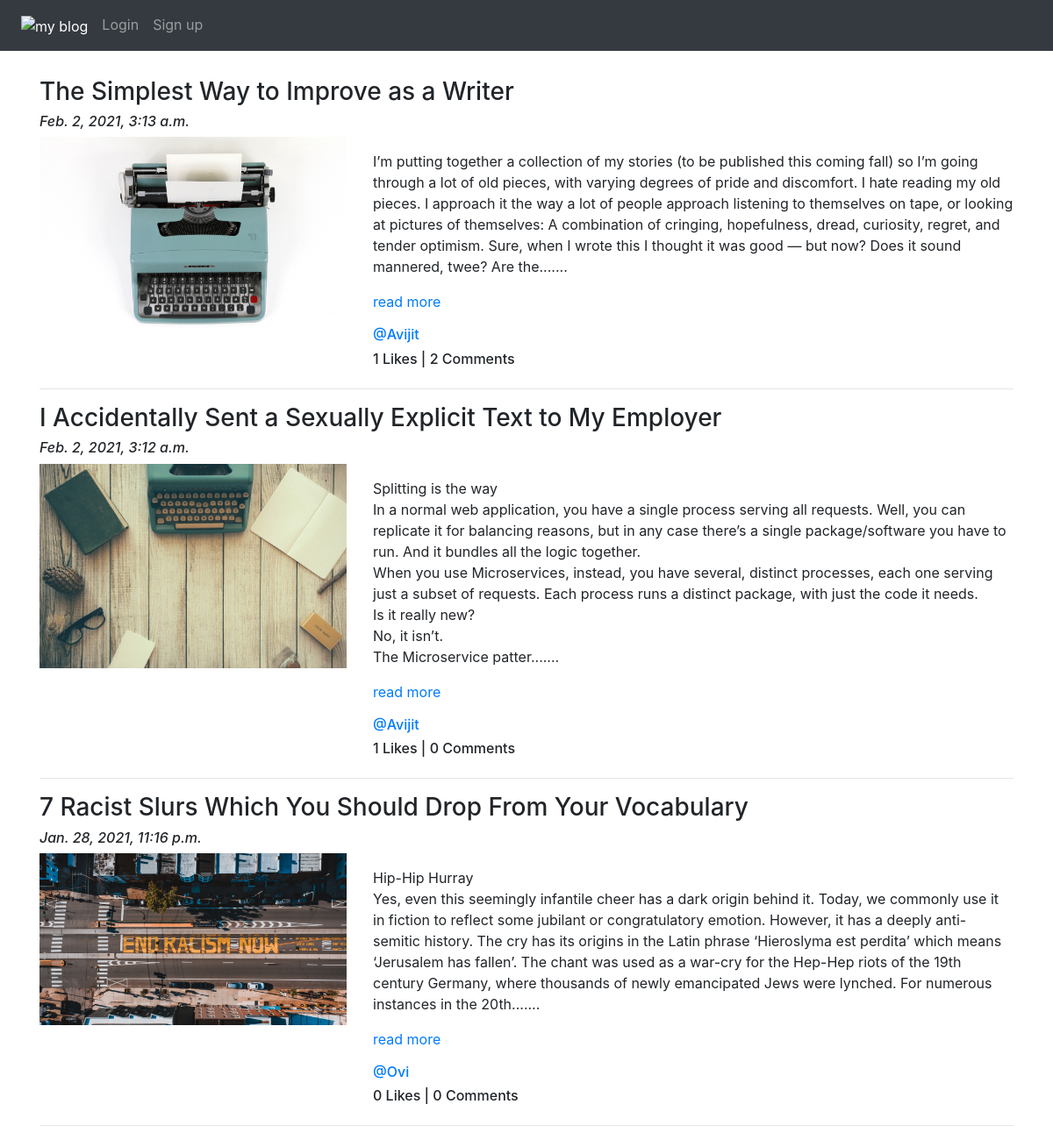
Screenshot of /blog/ with the database file from the repository.
### blogapp/models.py (models this page shows, shortened)
class Blog(models.Model):
    author = models.ForeignKey(User, related_name='post_author', on_delete=models.CASCADE)
    blog_title = models.CharField(max_length=250, verbose_name="Put a title")
    blog_content = models.TextField(verbose_name="Write your blog")
    slug = models.SlugField(max_length=250, unique=True)
    blog_image = models.ImageField(upload_to='blog_image', verbose_name="Image")
    publish_date = models.DateTimeField(auto_now_add=True)
    update_date = models.DateTimeField(auto_now=True)
    class Meta:
        ordering = ('-publish_date',)

### blogapp/views.py (the view)
# urls.py: path('', views.BlogList.as_view() , name="blog_list"),
class BlogList(ListView):
    context_object_name = 'blogs'
    model = Blog
    template_name = 'blogapp/blog_list.html'

### blogapp/templatetags/custom_filter.py (called while the page is built)
def range_filter(value):
    return value[0:500] + "......."

### templates/blogapp/blog_list.html (shortened to what this page needs)
{% extends 'base.html' %}
{% load custom_filter %}
{% block body_block %}
{% for blog in blogs %}
<h3> {{ blog.blog_title }} </h3>
<h6> <i>{{ blog.publish_date }}</i> </h6>
<div class="row">
    <div class="col-sm-4">
        <img src="/media/{{ blog.blog_image }}" alt="{{ blog.blog_title }}" title="{{blog.blog_title}}" width="100%">
    </div>
    <div class="col-sm-8">
        <p> {{ blog.blog_content|range_filter|linebreaks }} <a href="{% url 'blogapp:blog_details' slug=blog.slug %}">read more</a> </p>
        <h6><a href="{% url 'blogapp:about_profile' %}"> @{{ blog.author }}</a></h6>
        <h6>{{ blog.liked_blog.count }} Likes | {{ blog.blog_comment.count }} Comments</h6>
    </div>
</div>
<hr>
{% endfor %}
{% endblock %}

### templates/base.html (shortened to what this page needs)
<!DOCTYPE html>
<html lang="en">
<head>
    <link rel="stylesheet" href="https://maxcdn.bootstrapcdn.com/bootstrap/4.0.0/css/bootstrap.min.css"
>
    <link href="https://maxcdn.bootstrapcdn.com/font-awesome/4.7.0/css/font-awesome.min.css" rel="stylesheet">
</head>
<body>
    <nav class="navbar navbar-expand-lg navbar-dark bg-dark">
        <ul class="navbar-nav mr-auto">
            <li class="nav-item active">
                <a class="nav-link" href="{% url 'index' %}"><img src="/media/home.png" alt="my blog" width="50px"></a>
            </li>
            {% if user.is_authenticated %}
            <div class="nav-item dropdown">
                <a class="nav-link dropdown-toggle" style="padding-top:15px" href="#" id="navbarDropdown" data-toggle="dropdown">
                    {{ user.username }}
                </a>
                <div class="dropdown-menu">
                    <a class="dropdown-item" href="{% url 'loginapp:profile' %}">Your Profile</a>
                    <a class="dropdown-item" href="{% url 'blogapp:my_blog' %}">My Blog</a>
                    <a class="dropdown-item" href="{% url 'blogapp:create_blog' %}">Write Blog</a>
                    <hr>
                    <a class="dropdown-item" href="{% url 'loginapp:logout' %}">Log Out</a>
                </div>
            </div>
            {% else %}
            <li class="nav-item">
                <a class="nav-link" href="{% url 'loginapp:login' %}">Login</a>
            </li>
            <li class="nav-item">
                <a class="nav-link" href="{% url 'loginapp:signup' %}">Sign up</a>
            </li>
            {% endif %}
        </ul>
    </nav>
    <div class="container" style="padding-top:30px">
        {% block body_block %}
        {% endblock %}
    </div>
</body>
</html>

### rows the page displays
Blog: blog_title "The Simplest Way to Improve as a Writer", publish_date "Feb. 2, 2021, 3:13 a.m.", blog_image (picture), blog_content|range_filter "I’m putting together a collection of my stories (to be published this coming fall) so I’m going through a lot of old pieces, with varying degrees of pride and discomfort. I hate reading my old pieces. I approach it the way a lot of people approach listening to themselves on tape, or looking at pictures of themselves: A combination of cringing, hopefulness, dread, curiosity, regret, and tender optimism. Sure, when I wrote this I thought it was good — but now? Does it sound mannered, twee? Are the.......", author "Avijit", liked_blog.count "1", blog_comment.count "2"
Blog: blog_title "I Accidentally Sent a Sexually Explicit Text to My Employer", publish_date "Feb. 2, 2021, 3:12 a.m.", blog_image (picture), blog_content|range_filter "Splitting is the way In a normal web application, you have a single process serving all requests. Well, you can replicate it for balancing reasons, but in any case there’s a single package/software you have to run. And it bundles all the logic together. When you use Microservices, instead, you have several, distinct processes, each one serving just a subset of requests. Each process runs a distinct package, with just the code it needs. Is it really new? No, it isn’t. The Microservice patter.......", author "Avijit", liked_blog.count "1", blog_comment.count "0"
Blog: blog_title "7 Racist Slurs Which You Should Drop From Your Vocabulary", publish_date "Jan. 28, 2021, 11:16 p.m.", blog_image (picture), blog_content|range_filter "Hip-Hip Hurray Yes, even this seemingly infantile cheer has a dark origin behind it. Today, we commonly use it in fiction to reflect some jubilant or congratulatory emotion. However, it has a deeply anti-semitic history. The cry has its origins in the Latin phrase ‘Hieroslyma est perdita’ which means ‘Jerusalem has fallen’. The chant was used as a war-cry for the Hep-Hep riots of the 19th century Germany, where thousands of newly emancipated Jews were lynched. For numerous instances in the 20th.......", author "Ovi", liked_blog.count "0", blog_comment.count "0"
